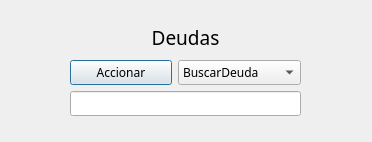
<?xml version="1.0" encoding="UTF-8"?>
<ui version="4.0">
 <class>ventanadeudas</class>
 <widget class="QDialog" name="ventanadeudas">
  <property name="geometry">
   <rect>
    <x>0</x>
    <y>0</y>
    <width>372</width>
    <height>142</height>
   </rect>
  </property>
  <property name="windowTitle">
   <string>Dialog</string>
  </property>
  <widget class="QWidget" name="gridLayoutWidget_2">
   <property name="geometry">
    <rect>
     <x>70</x>
     <y>20</y>
     <width>231</width>
     <height>96</height>
    </rect>
   </property>
   <layout class="QGridLayout" name="gridLayout_2">
    <item row="1" column="1">
     <widget class="QComboBox" name="opcionDeuda">
      <property name="maximumSize">
       <size>
        <width>300</width>
        <height>16777215</height>
       </size>
      </property>
      <property name="font">
       <font>
        <family>Bahnschrift Light Condensed</family>
        <pointsize>9</pointsize>
       </font>
      </property>
      <item>
       <property name="text">
        <string>BuscarDeuda</string>
       </property>
      </item>
      <item>
       <property name="text">
        <string>DescontarDeuda</string>
       </property>
      </item>
      <item>
       <property name="text">
        <string>EliminarDeuda</string>
       </property>
      </item>
     </widget>
    </item>
    <item row="1" column="0">
     <widget class="QPushButton" name="botonAccionDeuda">
      <property name="font">
       <font>
        <family>Bahnschrift Light Condensed</family>
        <pointsize>9</pointsize>
       </font>
      </property>
      <property name="text">
       <string>Accionar</string>
      </property>
     </widget>
    </item>
    <item row="2" column="0" colspan="2">
     <widget class="QLineEdit" name="lineDeuda">
      <property name="font">
       <font>
        <family>Bahnschrift Light Condensed</family>
        <pointsize>9</pointsize>
       </font>
      </property>
     </widget>
    </item>
    <item row="0" column="0" colspan="2">
     <widget class="QLabel" name="label_12">
      <property name="font">
       <font>
        <family>Bahnschrift Light Condensed</family>
        <pointsize>14</pointsize>
        <weight>50</weight>
        <bold>false</bold>
       </font>
      </property>
      <property name="text">
       <string>Deudas</string>
      </property>
      <property name="alignment">
       <set>Qt::AlignCenter</set>
      </property>
     </widget>
    </item>
   </layout>
   <zorder>opcionDeuda</zorder>
   <zorder>lineDeuda</zorder>
   <zorder>botonAccionDeuda</zorder>
   <zorder>label_12</zorder>
  </widget>
  <widget class="QLabel" name="label">
   <property name="geometry">
    <rect>
     <x>-6</x>
     <y>-5</y>
     <width>381</width>
     <height>171</height>
    </rect>
   </property>
   <property name="text">
    <string/>
   </property>
   <property name="pixmap">
    <pixmap resource="Resources.qrc">:/new/prefix1/Fondo1.jpg</pixmap>
   </property>
   <property name="alignment">
    <set>Qt::AlignRight|Qt::AlignTrailing|Qt::AlignVCenter</set>
   </property>
  </widget>
  <zorder>label</zorder>
  <zorder>gridLayoutWidget_2</zorder>
 </widget>
 <resources>
  <include location="Resources.qrc"/>
 </resources>
 <connections/>
</ui>
